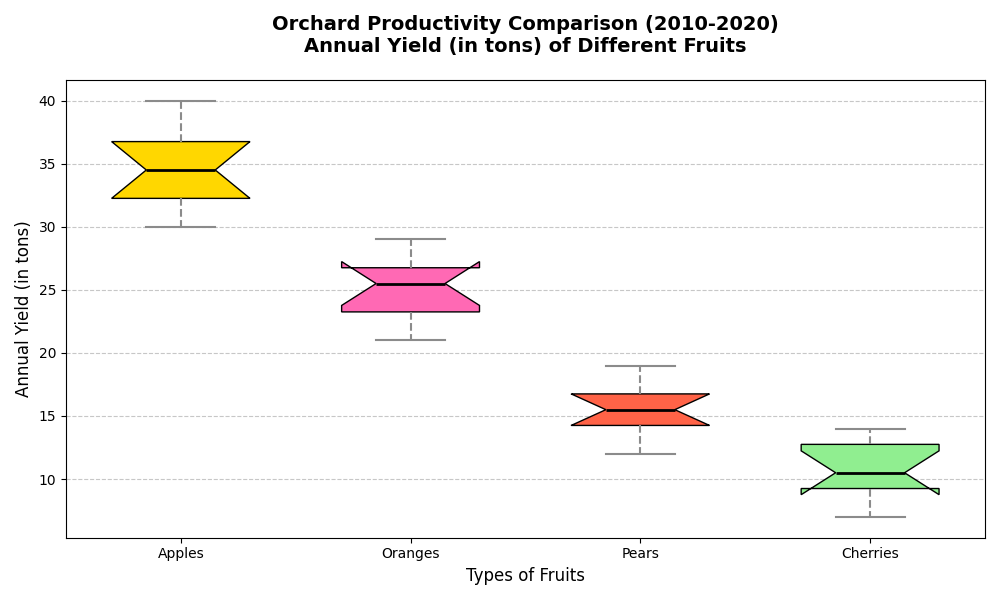

This figure's Python source:
import matplotlib.pyplot as plt
import numpy as np

# Yields of different fruits (in tons) from four different orchards over 10 years
apple_yield = [30, 35, 40, 32, 33, 36, 38, 37, 34, 31]
orange_yield = [25, 28, 22, 26, 29, 24, 21, 27, 23, 26]
pear_yield = [15, 17, 13, 18, 16, 14, 19, 12, 16, 15]
cherry_yield = [10, 13, 9, 11, 14, 8, 7, 10, 12, 13]

# Combine data into a list for the box plot
data = [apple_yield, orange_yield, pear_yield, cherry_yield]

# Labels for the different fruits
fruit_labels = ['Apples', 'Oranges', 'Pears', 'Cherries']

# Create the figure and axis
fig, ax = plt.subplots(figsize=(10, 6))

# Create the box plot
boxplot = ax.boxplot(data, vert=True, patch_artist=True, labels=fruit_labels, widths=0.6, notch=True)

# Manually shuffled colors for each fruit box
colors = ['#FFD700', '#FF69B4', '#FF6347', '#90EE90']  # New order of colors
for patch, color in zip(boxplot['boxes'], colors):
    patch.set_facecolor(color)

# Customize whiskers, caps, and medians
for whisker in boxplot['whiskers']:
    whisker.set(color='#8B8B8B', linewidth=1.5, linestyle='--')

for cap in boxplot['caps']:
    cap.set(color='#8B8B8B', linewidth=1.5)

for median in boxplot['medians']:
    median.set(color='black', linewidth=2)

# Title and labels
ax.set_title("Orchard Productivity Comparison (2010-2020)\nAnnual Yield (in tons) of Different Fruits", fontsize=14, fontweight='bold', pad=20)
ax.set_xlabel('Types of Fruits', fontsize=12)
ax.set_ylabel('Annual Yield (in tons)', fontsize=12)

# Add grids for better readability
ax.yaxis.grid(True, linestyle='--', alpha=0.7)
ax.set_axisbelow(True)

# Adding annotations for outliers
for i, line in enumerate(boxplot['fliers']):
    y = line.get_ydata()
    x = line.get_xdata()
    for (xi, yi) in zip(x, y):
        ax.text(xi, yi, f'{yi}', va='bottom', ha='right', fontsize=8, color=colors[i % len(colors)], alpha=0.8)

# Adjust the layout to avoid overlapping and to ensure everything fits well
plt.tight_layout()

# Display the chart
plt.show()
